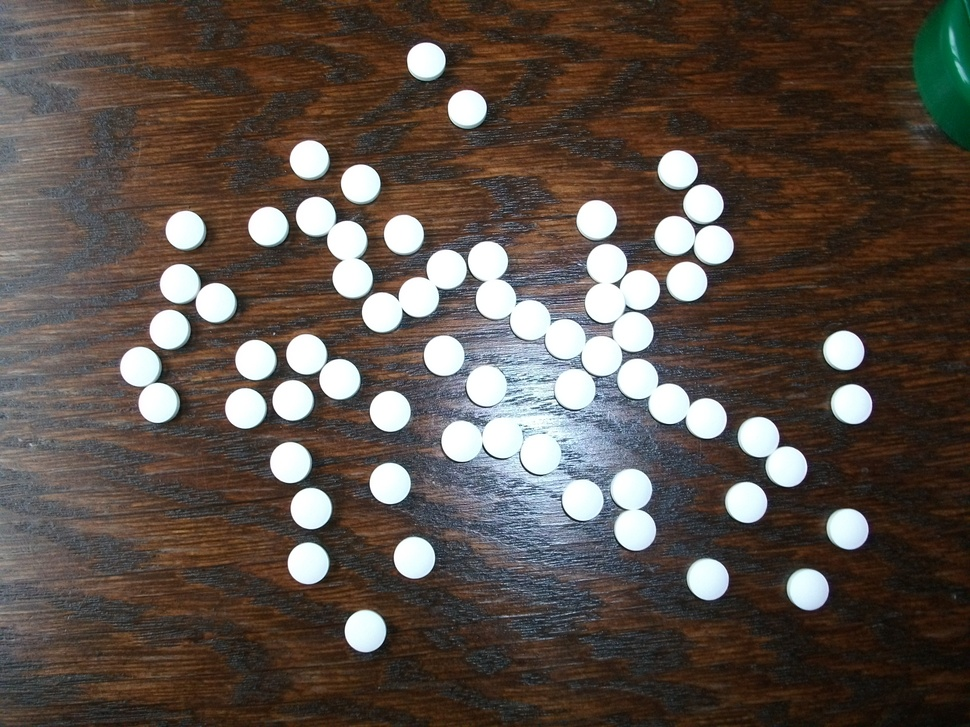
#> input picture Level 3/14 Scientific Libraries/04 SciKitImage/images/tablets.jpg, 970 x 727 px, shrunk from 1600 x 1200 before the run
$ python 03_detect_circles.py
#> lines starting #> are read from the running program, lines starting #| are printed output that depends on the picture; after the words box and inside, x2 and y2 are one past the last pixel; in counts of white or black regions, pixels touching at a corner belong together
import numpy as np
import matplotlib.pyplot as plt
import skimage.io as io
from skimage.transform import hough_circle, hough_circle_peaks
from skimage.feature import canny
from skimage.draw import circle_perimeter
import pandas as pd
pd.set_option('display.max_rows', None)


def removeNearDuplicates(df):
    df = df.reset_index(drop=True)
    delta = 15
    duplicates = []
    for rowA in df.itertuples(name='A'):
        da = rowA._asdict()
        for rowB in df.itertuples(name='B'):
            db = rowB._asdict()
            if db['Index'] <= da['Index']: continue
            if abs(da['cx'] - db['cx']) < delta and abs(da['cy'] - db['cy']) < delta:
                duplicates.append(db['Index'])

    # the above algorithm may detect a duplicate more than once; use set to correct
    for d in set(duplicates):
        df = df.drop(d)

    # drop=True discards the old index
    df = df.reset_index(drop=True)
    return df

# perform edge detection on grayscale image
image = io.imread("images/tablets.jpg", as_gray=True) * 256
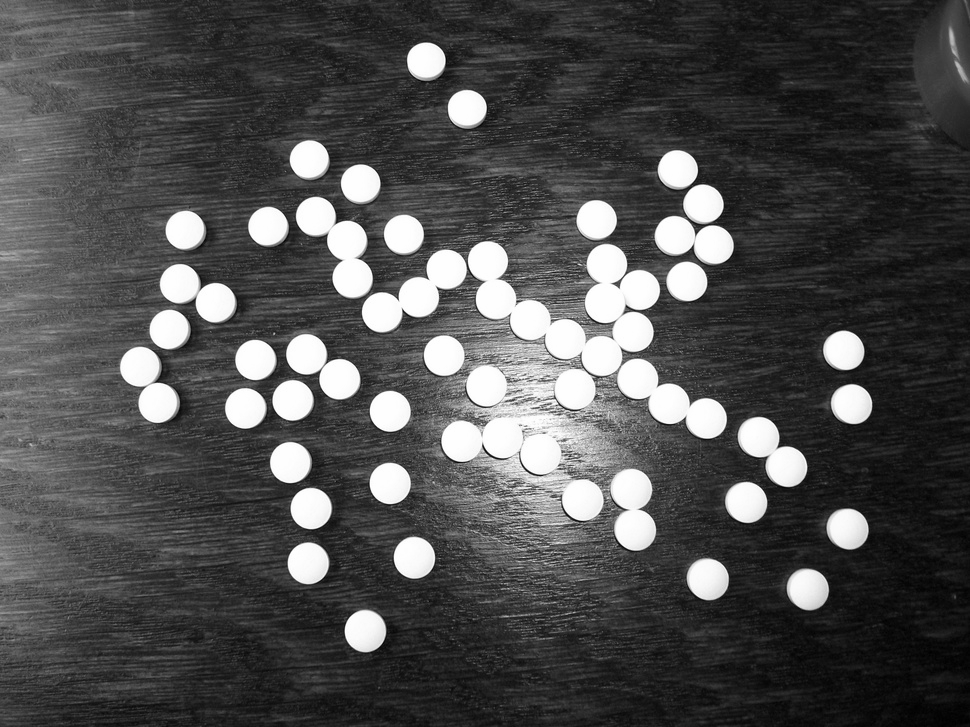
#> image: shape (727, 970) float64; min 5.95, max 256, mean 83; drawn with min black and max white
edges = canny(image, sigma=4, low_threshold=0, high_threshold=30)
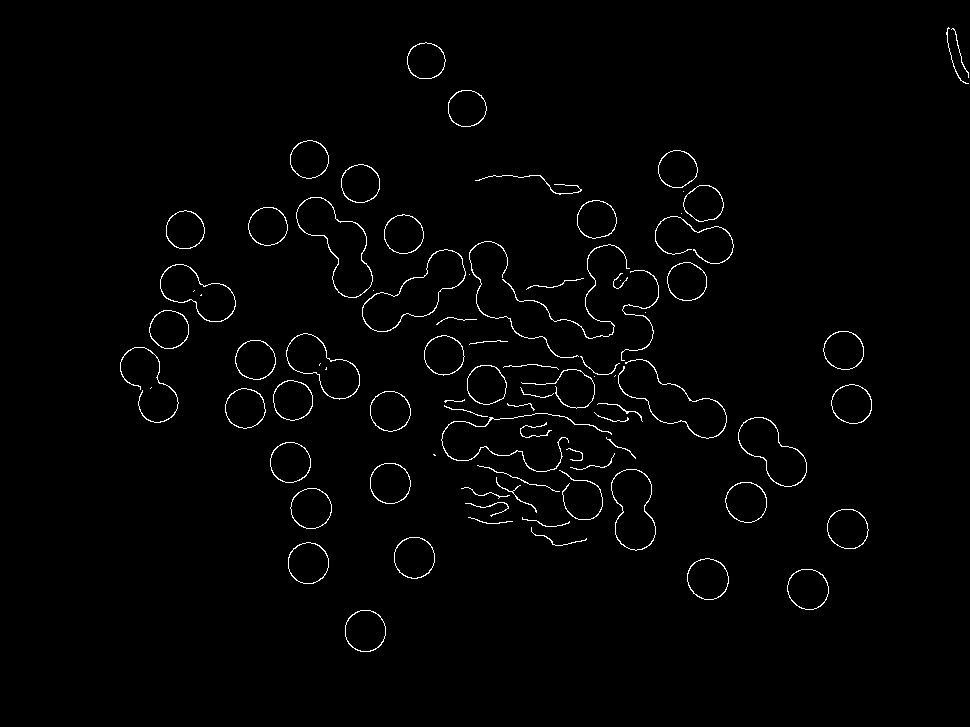
#> edges: shape (727, 970) bool; 1.4% white in thin lines or dots, all inside (x1, y1, x2, y2) = (120, 27, 969, 652)


# radii range from 33 to 35
tablet_radii = [33, 34, 35]

# perform Hough transform on image
accumulators_for_every_pixel = hough_circle(edges, tablet_radii)

# select the most prominent circles
top_accumulators, cx, cy, radii = hough_circle_peaks(accumulators_for_every_pixel, tablet_radii, total_num_peaks=200)
#> top_accumulators = 200 values, max 0.214 at index 0, min 0.156 at index 194, mean 0.173; cx = 200 values, max 750 at index 119, min 181 at index 150, mean 526; cy = 200 values, max 519 at index 21, min 186 at index 147, mean 400.2; radii = 200 values, max 35 at index 3, min 33 at index 0, mean 34.02

# form dataframe so we can remove "near" duplicates
df = pd.DataFrame(zip(cx, cy, radii))
#> df = table of 200 rows and 3 columns
df.columns = ['cx', 'cy', 'r']
df = df.sort_values(by=['cx', 'cy'])
df = removeNearDuplicates(df)
#> df = table of 43 rows and 3 columns

# display the original image with the circles highlighted
fig, ax = plt.subplots(ncols=1, nrows=1, figsize=(10, 4), dpi=72*2)
image = io.imread("images/tablets.jpg", as_gray=False)
#> image: shape (727, 970, 3)

for index, row in df.iterrows():
    # determine points on circle perimeters
    cy, cx = circle_perimeter(row['cy'], row['cx'], row['r'], shape=image.shape)
    # print ordinal number in eacg circle
    plt.text(row['cx']-18, row['cy']+9, f"{index+1:2}", color="red", fontsize=6)
    # highlight circle primeters (linewidth = 5 pixels)
    r = [-2,-1,0,1,2]
    for dx in r:
        for dy in r:
            image[cy+dy, cx+dx] = (0, 255, 0)
#> this loop made 43 passes
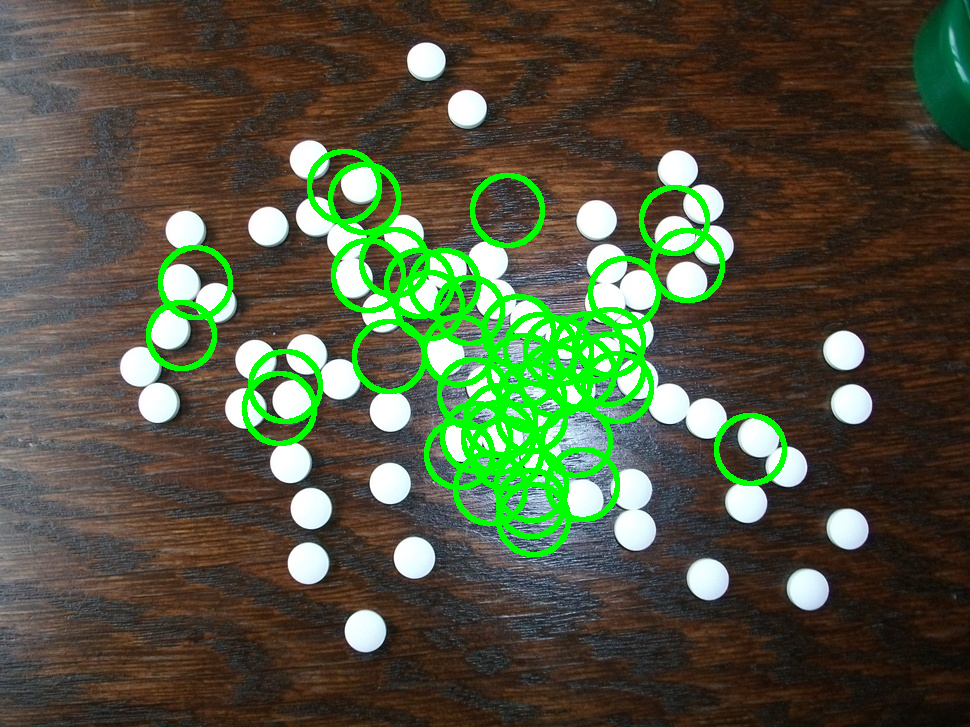
#> image: shape (727, 970, 3); mean R, G, B 81.4, 86.6, 62.7
ax.imshow(image, cmap=plt.cm.gray)
plt.show()

# display the final dataframe
print(df)
#> (printed output is left out)
